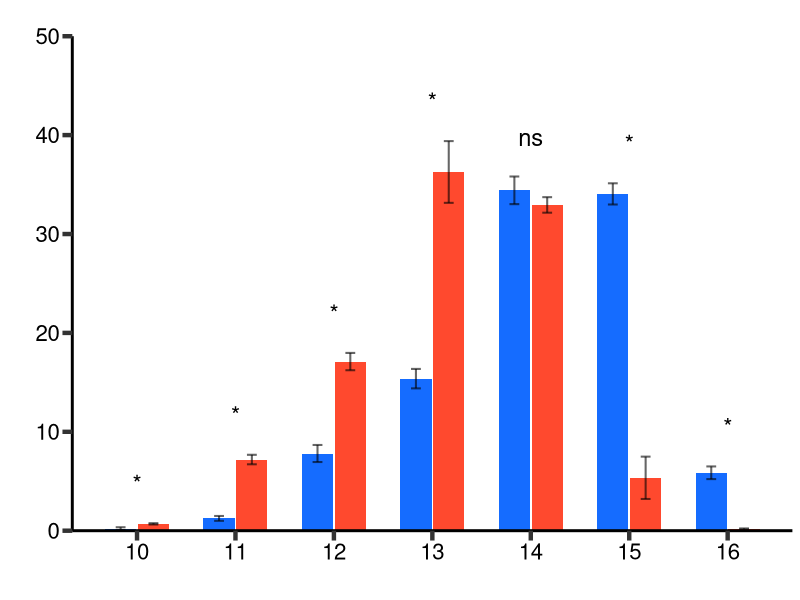

Write the R code that produced this figure. (Note: this script raises an error after producing the figure.)
#!/usr/bin/env Rscript
##############################################################################
##                           SetUP                                          ##
##############################################################################
#Title: IL2-IL15 Treg dependent: Spectratype
#Description: 
#Installing and loading required packages
if(!require(ggplot2))
{install.packages("ggplot2")
}
if(!require(reshape))
{install.packages("reshape")
}
if(!require(RColorBrewer))
{install.packages("RColorBrewer")
}

library(ggplot2)
library(reshape)
library(RColorBrewer)
library(matrixStats)
library(dplyr)
##############################################################################
##                           Initial Setup                                 ##
##############################################################################
#set working directories
setwd(dirname(rstudioapi::getActiveDocumentContext()$path))
#####################################
#Fill these:
IL2_dependent <- read.table("IL2_dependent.txt", header = TRUE)
IL2_independent <- read.table("IL2_independent.txt", header = TRUE)
IL15_dependent <- read.table("IL15_dependent.txt", header = TRUE)
IL15_independent <- read.table("IL15_independent.txt", header = TRUE)
for (i in 1:4){IL2_dependent[,i] <- as.character(IL2_dependent[,i])}
for (i in 1:4){IL2_independent[,i] <- as.character(IL2_independent[,i])}
for (i in 1:4){IL15_dependent[,i] <- as.character(IL15_dependent[,i])}
for (i in 1:4){IL15_independent[,i] <- as.character(IL15_independent[,i])}


###############################################################################
##                       Process Data  IL2                                  ##
###############################################################################
Data_IL2 <- matrix(data=NA, nrow=7, ncol = 14)
Data_IL2[,1] <- c(10,11,12,13,14,15,16)
colnames(Data_IL2) <- c("Len", rep("IL2_dep", 4),"mean_IL2_dep", "SD_IL2_dep",rep("IL2_indep", 4), "mean_IL2_indep", "SD_IL2_indep", "pValue_IL2_dep_indep")

j=2
for (i in 5:8){
tmp_1 <- nchar(as.character(IL2_dependent$cdr3aa))
tmp_2 <- IL2_dependent[,i]
tmp_3 <- as.data.frame(cbind(tmp_1, tmp_2))
colnames(tmp_3) <- c("Len", "counts")
tmp_4 <- aggregate(counts ~ Len, data=tmp_3, sum)
tmp_4$counts <- (tmp_4$counts/sum(tmp_4$counts))*100
indx <- match(tmp_4[,1] , Data_IL2[,1], nomatch = 0) 
tmp_4 <- tmp_4[indx,]
Data_IL2[,j] <- tmp_4$counts
j=j+1
}
j=8
for (i in 5:8){
  tmp_1 <- nchar(as.character(IL2_independent$cdr3aa))
  tmp_2 <- IL2_independent[,i]
  tmp_3 <- as.data.frame(cbind(tmp_1, tmp_2))
  colnames(tmp_3) <- c("Len", "counts")
  tmp_4 <- aggregate(counts ~ Len, data=tmp_3, sum)
  tmp_4$counts <- (tmp_4$counts/sum(tmp_4$counts))*100
  indx <- match(tmp_4[,1] , Data_IL2[,1], nomatch = 0) 
  tmp_4 <- tmp_4[indx,]
  Data_IL2[,j] <- tmp_4$counts
  j=j+1
}

#means
Data_IL2[,6] <- rowMeans(Data_IL2[,2:5])
Data_IL2[,12] <- rowMeans(Data_IL2[,8:11])
#SD
Data_IL2[,7] <- rowSds(as.matrix(Data_IL2[,2:5]))
Data_IL2[,13] <- rowSds(as.matrix(Data_IL2[,8:11]))

#pValue
for (i in 1:7) {
  if (Data_IL2[i,6] > Data_IL2[i,12]){pValue <- wilcox.test(as.vector(Data_IL2[i,2:5]),as.vector(Data_IL2[i,8:11]),  alternative = "g", paired = FALSE)
    }else {pValue <- wilcox.test(as.vector(Data_IL2[i,2:5]),as.vector(Data_IL2[i,8:11]),  alternative = "l", paired = FALSE)}
    Data_IL2[i,14] <- round(pValue$p.value, digits = 4)}



###############################################################################
##                       Process Data  IL15                                  ##
###############################################################################
Data_IL15 <- matrix(data=NA, nrow=7, ncol = 14)
Data_IL15[,1] <- c(10,11,12,13,14,15,16)
colnames(Data_IL15) <- c("Len", rep("IL15_dep", 4),"mean_IL15_dep", "SD_IL15_dep",rep("IL15_indep", 4), "mean_IL15_indep", "SD_IL15_indep", "pValue_IL15_dep_indep")

j=2
for (i in 5:8){
  tmp_1 <- nchar(as.character(IL15_dependent$cdr3aa))
  tmp_2 <- IL15_dependent[,i]
  tmp_3 <- as.data.frame(cbind(tmp_1, tmp_2))
  colnames(tmp_3) <- c("Len", "counts")
  tmp_4 <- aggregate(counts ~ Len, data=tmp_3, sum)
  tmp_4$counts <- (tmp_4$counts/sum(tmp_4$counts))*100
  indx <- match(tmp_4[,1] , Data_IL15[,1], nomatch = 0) 
  tmp_4 <- tmp_4[indx,]
  Data_IL15[,j] <- tmp_4$counts
  j=j+1
}
j=8
for (i in 5:8){
  tmp_1 <- nchar(as.character(IL15_independent$cdr3aa))
  tmp_2 <- IL15_independent[,i]
  tmp_3 <- as.data.frame(cbind(tmp_1, tmp_2))
  colnames(tmp_3) <- c("Len", "counts")
  tmp_4 <- aggregate(counts ~ Len, data=tmp_3, sum)
  tmp_4$counts <- (tmp_4$counts/sum(tmp_4$counts))*100
  indx <- match(tmp_4[,1] , Data_IL15[,1], nomatch = 0) 
  tmp_4 <- tmp_4[indx,]
  Data_IL15[,j] <- tmp_4$counts
  j=j+1
}
#means
Data_IL15[,6] <- rowMeans(Data_IL15[,2:5])
Data_IL15[,12] <- rowMeans(Data_IL15[,8:11])
#SD
Data_IL15[,7] <- rowSds(as.matrix(Data_IL15[,2:5]))
Data_IL15[,13] <- rowSds(as.matrix(Data_IL15[,8:11]))

#pValue
for (i in 1:7) {
  if (Data_IL15[i,6] > Data_IL15[i,12]){pValue <- wilcox.test(as.vector(Data_IL15[i,2:5]),as.vector(Data_IL15[i,8:11]),  alternative = "g", paired = FALSE)
  }else {pValue <- wilcox.test(as.vector(Data_IL15[i,2:5]),as.vector(Data_IL15[i,8:11]),  alternative = "l", paired = FALSE)}
  Data_IL15[i,14] <- round(pValue$p.value, digits = 4)}


##########################################
#Process data to graph by strains
##########################################
#IL2
tmp_1 <- Data_IL2[,c(1,6,7,14)]
tmp_1 <- as.data.frame(tmp_1)
tmp_1$strain <- rep("IL2_dependent", nrow(tmp_1))
colnames(tmp_1) <- c("Len", "mean", "SD", "pValue", "strain")
tmp_2 <- Data_IL2[,c(1,12,13,14)]
tmp_2 <- as.data.frame(tmp_2)
tmp_2$strain <- rep("IL2_independent", nrow(tmp_2))
colnames(tmp_2) <- c("Len", "mean", "SD", "pValue", "strain")
# join the samples
Data_IL2_graph <- rbind(tmp_1, tmp_2)
#change X values
Data_IL2_graph[,1] <- c(seq(from=1, to=21, by=3), seq(from=1, to=21, by=3)+1)

#Select stars 
# *P < 0.05, **P < 0.01, ***P < 0.001, ****P < 0.0001 
stars_signif_IL2 <- matrix(data = NA, ncol = 5, nrow = (nrow(Data_IL2_graph)/2))
colnames(stars_signif_IL2) <- c("x_pos", "y_pos", "pValue", "stars", "y_segment")
stars_signif_IL2[,1] <- Data_IL2_graph[1:(nrow(Data_IL2_graph)/2) ,1]+0.5
tmp <- as.data.frame(cbind( Data_IL2_graph[,2], Data_IL2_graph[,3]))
tmp$sum <- rowSums(tmp)
tmp <- cbind(tmp[1:(nrow(tmp)/2),3],tmp[((nrow(tmp)/2)+1):nrow(tmp),3])
for (i in 1:nrow(tmp)) {stars_signif_IL2[i,2] <- max(tmp[i,1],tmp[i,2])}
tmp <- stars_signif_IL2[,2]
stars_signif_IL2[,2] <- tmp+(round(max(tmp) /10,0)) 
stars_signif_IL2[,5] <- tmp+(round(max(tmp) /15,0)) 
stars_signif_IL2[,3] <- Data_IL2_graph[1:(nrow(Data_IL2_graph)/2) ,4]
if (length (stars_signif_IL2[which(stars_signif_IL2[,3] > 0.05),]) == 5){
  tmp_ns <- as.data.frame(t(stars_signif_IL2[which(stars_signif_IL2[,3] > 0.05),]))
  tmp_ns[1:nrow(tmp_ns),4] <- "ns"}
if (length (stars_signif_IL2[which(stars_signif_IL2[,3] > 0.05),]) > 5){
  tmp_ns <- as.data.frame((stars_signif_IL2[which(stars_signif_IL2[,3] > 0.05),]))
  tmp_ns[1:nrow(tmp_ns),4] <- "ns"}
stars_signif_IL2 <- stars_signif_IL2[which(stars_signif_IL2[,3] <= 0.05),]
rownames(stars_signif_IL2) <- NULL
stars_signif_IL2[which(stars_signif_IL2[,3] >= 0.01),4] <- "*"
stars_signif_IL2[which(stars_signif_IL2[,3] <= 0.01 &  stars_signif_IL2[,3] >= 0.001), 4] <- "**"
stars_signif_IL2[which(stars_signif_IL2[,3] <= 0.001 &  stars_signif_IL2[,3] >= 0.0001), 4] <- "***"
#stars_signif_IL2[ which(stars_signif_IL2[,3] <= 0.0001), 4] <- "****"
if(exists("tmp_ns")) {stars_signif_IL2 <- rbind(stars_signif_IL2, tmp_ns)
for (i in c(1:3,5)) {stars_signif_IL2[,i] <- as.numeric(stars_signif_IL2[,i])}
stars_signif_IL2 <- stars_signif_IL2[order(stars_signif_IL2[,1]),]}
rm(tmp_ns)

#IL15
tmp_1 <- Data_IL15[,c(1,6,7,14)]
tmp_1 <- as.data.frame(tmp_1)
tmp_1$strain <- rep("IL15_dependent", nrow(tmp_1))
colnames(tmp_1) <- c("Len", "mean", "SD", "pValue", "strain")
tmp_2 <- Data_IL15[,c(1,12,13,14)]
tmp_2 <- as.data.frame(tmp_2)
tmp_2$strain <- rep("IL15_independent", nrow(tmp_2))
colnames(tmp_2) <- c("Len", "mean", "SD", "pValue", "strain")
# join the samples
Data_IL15_graph <- rbind(tmp_1, tmp_2)
#change X values
Data_IL15_graph[,1] <- c(seq(from=1, to=21, by=3), seq(from=1, to=21, by=3)+1)
#Select stars 
# *P < 0.05, **P < 0.01, ***P < 0.001, ****P < 0.0001 
stars_signif_IL15 <- matrix(data = NA, ncol = 5, nrow = (nrow(Data_IL15_graph)/2))
colnames(stars_signif_IL15) <- c("x_pos", "y_pos", "pValue", "stars", "y_segment")
stars_signif_IL15[,1] <- Data_IL15_graph[1:(nrow(Data_IL15_graph)/2) ,1]+0.5
tmp <- as.data.frame(cbind( Data_IL15_graph[,2], Data_IL15_graph[,3]))
tmp$sum <- rowSums(tmp)
tmp <- cbind(tmp[1:(nrow(tmp)/2),3],tmp[((nrow(tmp)/2)+1):nrow(tmp),3])
for (i in 1:nrow(tmp)) {stars_signif_IL15[i,2] <- max(tmp[i,1],tmp[i,2])}
tmp <- stars_signif_IL15[,2]
stars_signif_IL15[,2] <- tmp+(round(max(tmp) /10,0)) 
stars_signif_IL15[,5] <- tmp+(round(max(tmp) /15,0)) 
stars_signif_IL15[,3] <- Data_IL15_graph[1:(nrow(Data_IL15_graph)/2) ,4]
if (length (stars_signif_IL15[which(stars_signif_IL15[,3] > 0.05),]) == 5){
  tmp_ns <- as.data.frame(t(stars_signif_IL15[which(stars_signif_IL15[,3] > 0.05),]))
  tmp_ns[1:nrow(tmp_ns),4] <- "ns"}
if (length (stars_signif_IL15[which(stars_signif_IL15[,3] > 0.05),]) > 5){
  tmp_ns <- as.data.frame((stars_signif_IL15[which(stars_signif_IL15[,3] > 0.05),]))
  tmp_ns[1:nrow(tmp_ns),4] <- "ns"}
stars_signif_IL15 <- stars_signif_IL15[which(stars_signif_IL15[,3] <= 0.05),]
rownames(stars_signif_IL15) <- NULL
stars_signif_IL15[which(stars_signif_IL15[,3] >= 0.01),4] <- "*"
stars_signif_IL15[which(stars_signif_IL15[,3] <= 0.01 &  stars_signif_IL15[,3] >= 0.001), 4] <- "**"
stars_signif_IL15[which(stars_signif_IL15[,3] <= 0.001 &  stars_signif_IL15[,3] >= 0.0001), 4] <- "***"
#stars_signif_IL15[ which(stars_signif_IL15[,3] <= 0.0001), 4] <- "****"
if(exists("tmp_ns")) {stars_signif_IL15 <- rbind(stars_signif_IL15, tmp_ns)
for (i in c(1:3,5)) {stars_signif_IL15[,i] <- as.numeric(stars_signif_IL15[,i])}
stars_signif_IL15 <- stars_signif_IL15[order(stars_signif_IL15[,1]),]}


#########################################
#      To graph general mean length 
#########################################
#####   IL2   #####
Data_IL2_means <- matrix(data=NA, nrow=2, ncol=5)
colnames(Data_IL2_means) <- c("coordinate", "mean", "SD", "condition", "pValue")
Data_IL2_means[,1] <- c(1,2)
Data_IL2_means[,4] <- c("IL2_dependent", "IL2_independent")
#
tmp_1 <- Data_IL2[,1:5]
tmp_means_1 <- matrix(data=NA, ncol=1, nrow=4)
for (i in 1:4) {tmp_means_1[i,1] <- sum(tmp_1[,1]*tmp_1[,i+1]) / (sum(tmp_1[,1]))} 
Data_IL2_means[1,2]  <- round(mean(tmp_means_1[,1]), 2)
Data_IL2_means[1,3]  <- round(sd(tmp_means_1[,1]), 2)
#
tmp_2 <- Data_IL2[,c(1,8:11)]
tmp_means_2 <- matrix(data=NA, ncol=1, nrow=4)
for (i in 1:4) {tmp_means_2[i,1] <- sum(tmp_2[,1]*tmp_2[,i+1]) / (sum(tmp_2[,1]))} 
Data_IL2_means[2,2]  <- round(mean(tmp_means_2[,1]), 2)
Data_IL2_means[2,3]  <- round(sd(tmp_means_2[,1]), 2)
#pValue
  if (as.numeric(Data_IL2_means[1,2]) > as.numeric(Data_IL2_means[2,2])){pValue <- wilcox.test(tmp_means_1[,1], tmp_means_2[,1],  alternative = "g", paired = FALSE) }else 
      {pValue <- wilcox.test(tmp_means_1[,1], tmp_means_2[,1],  alternative = "l", paired = FALSE)}
pValue <- round(pValue$p.value, digits = 4)
Data_IL2_means[,5] <- c(pValue, pValue)

Data_IL2_means <- as.data.frame(Data_IL2_means)
for(i in c(1:3, 5)){Data_IL2_means[,i] <- as.numeric(as.character(Data_IL2_means[,i]))}
Data_IL2_means[,4] <- as.character(Data_IL2_means[,4])

#####   IL15   #####
Data_IL15_means <- matrix(data=NA, nrow=2, ncol=5)
colnames(Data_IL15_means) <- c("coordinate", "mean", "SD", "condition", "pValue")
Data_IL15_means[,1] <- c(1,2)
Data_IL15_means[,4] <- c("IL15_dependent", "IL15_independent")
#
tmp_1 <- Data_IL15[,1:5]
tmp_means_1 <- matrix(data=NA, ncol=1, nrow=4)
for (i in 1:4) {tmp_means_1[i,1] <- sum(tmp_1[,1]*tmp_1[,i+1]) / (sum(tmp_1[,1]))} 
Data_IL15_means[1,2]  <- round(mean(tmp_means_1[,1]), 2)
Data_IL15_means[1,3]  <- round(sd(tmp_means_1[,1]), 2)
#
tmp_2 <- Data_IL15[,c(1,8:11)]
tmp_means_2 <- matrix(data=NA, ncol=1, nrow=4)
for (i in 1:4) {tmp_means_2[i,1] <- sum(tmp_2[,1]*tmp_2[,i+1]) / (sum(tmp_2[,1]))} 
Data_IL15_means[2,2]  <- round(mean(tmp_means_2[,1]), 2)
Data_IL15_means[2,3]  <- round(sd(tmp_means_2[,1]), 2)
#pValue
if (as.numeric(Data_IL15_means[1,2]) > as.numeric(Data_IL15_means[2,2])){pValue <- wilcox.test(tmp_means_1[,1], tmp_means_2[,1],  alternative = "g", paired = FALSE) }else 
{pValue <- wilcox.test(tmp_means_1[,1], tmp_means_2[,1],  alternative = "l", paired = FALSE)}
pValue <- round(pValue$p.value, digits = 4)
Data_IL15_means[,5] <- c(pValue, pValue)

Data_IL15_means <- as.data.frame(Data_IL15_means)
for(i in c(1:3, 5)){Data_IL15_means[,i] <- as.numeric(as.character(Data_IL15_means[,i]))}
Data_IL15_means[,4] <- as.character(Data_IL15_means[,4])

# *P < 0.05, **P < 0.01, ***P < 0.001, ****P < 0.0001 
stars_signif_means_IL2 <- Data_IL2_means[which(Data_IL2_means[,5] <= 0.05),]
rownames(stars_signif_means_IL2) <- NULL
stars_9 <- stars_signif_means_IL2[which(stars_signif_means_IL2[,5] >= 0.01),]
rownames(stars_9) <- NULL
stars_10 <- stars_signif_means_IL2[which(stars_signif_means_IL2[,5] <= 0.01),]
stars_10 <- stars_10[which(stars_10[,4] >= 0.001),]
rownames(stars_10) <- NULL
stars_11 <- stars_signif_means_IL2[which(stars_signif_means_IL2[,5] <= 0.001),]
stars_11 <- stars_11[which(stars_11[,4] >= 0.0001),]
rownames(stars_11) <- NULL
stars_12 <- stars_signif_means_IL2[which(stars_signif_means_IL2[,5] <= 0.0001),]

# *P < 0.05, **P < 0.01, ***P < 0.001, ****P < 0.0001 
stars_signif_means_IL15 <- Data_IL15_means[which(Data_IL15_means[,5] <= 0.05),]
rownames(stars_signif_means_IL15) <- NULL
stars_13 <- stars_signif_means_IL15[which(stars_signif_means_IL15[,5] >= 0.01),]
rownames(stars_13) <- NULL
stars_14 <- stars_signif_means_IL15[which(stars_signif_means_IL15[,5] <= 0.01),]
stars_14 <- stars_14[which(stars_14[,4] >= 0.001),]
rownames(stars_14) <- NULL
stars_15 <- stars_signif_means_IL15[which(stars_signif_means_IL15[,5] <= 0.001),]
stars_15 <- stars_15[which(stars_15[,4] >= 0.0001),]
rownames(stars_15) <- NULL
stars_16 <- stars_signif_means_IL15[which(stars_signif_means_IL15[,5] <= 0.0001),]


############################################################################## 
#                               Graphics                                     #
##############################################################################
##Get colors from RGB to hexadecimal:
#rgb2hex <- function(r,g,b) sprintf('#%s',paste(as.hexmode(c(r,g,b)),collapse = ''))
#rgb2hex(0,186,56) 
#c("#00ba38", "#f8766d", "#619cff")
size_chr=16
custom_theme <- function () { theme(legend.text=element_text(size=size_chr), plot.title= element_text(size=size_chr, hjust = 0.5), 
                                    axis.text.x = element_text(size=size_chr, colour = "black"), axis.text.y = element_text(size=size_chr, colour = "black"), 
                                    axis.title.x= element_text(size=size_chr+2, hjust = 0.5) , axis.title.y= element_text(size=size_chr+2),
                                    panel.grid.major = element_blank(), panel.grid.minor = element_blank(),
                                    panel.background = element_blank(), axis.ticks.length=unit(.25, "cm"), axis.ticks = element_line(size = 1.5),
                                    legend.position = "none",
                                    axis.line = element_line(size = 1, colour = "black"))}  

custom_theme_2 <- function () { theme(legend.text=element_text(size=size_chr), plot.title= element_text(size=16, hjust = 0.5), 
                                    axis.text.x = element_text(size=size_chr-4, colour = "black"), axis.text.y = element_text(size=size_chr, colour = "black"), 
                                    axis.title.x= element_text(size=size_chr+2, hjust = 0.5) , axis.title.y= element_text(size=size_chr+2),
                                    panel.grid.major = element_blank(), panel.grid.minor = element_blank(), legend.position="none",
                                    panel.background = element_blank(), axis.ticks.length=unit(.25, "cm"), axis.ticks.x=element_blank(),axis.ticks = element_line(size = 1.5),
                                    axis.line = element_line(size = 1, colour = "black"))}  


ggplot(Data_IL2_graph, aes(x = Len, y = mean, fill = strain))+ 
  geom_bar(width = 0.95, stat = "identity") +
  xlab("") +
  ylab("") +
  labs(fill="", title = "") +
  scale_y_continuous(expand = c(0, 0)) +
  custom_theme() +
  guides(fill = guide_legend(reverse = FALSE))+
  expand_limits(y=c(0, 50))+ 
  scale_fill_manual(values=c("#156cff", "#ff492e"))+
  scale_x_continuous(breaks=seq(from=1.5, to=22.5, by=3), labels = seq(from=10, to=17))+
  geom_errorbar(aes(ymin=mean-SD, ymax=mean+SD), width=0.3, position=position_dodge(.9), size=0.7, alpha=0.6)+
  #stars
  annotate("text", x=as.numeric(stars_signif_IL2[,1]), y=as.numeric(stars_signif_IL2[,2]), label=stars_signif_IL2[,4], color="black", size=6)+
  ggsave("Spectratype_IL2_Dep_vs_indep.pdf", width=10, height=10, units = "cm")


  
ggplot(Data_IL15_graph, aes(x = Len, y = mean, fill = strain))+ 
  geom_bar(width = 0.95, stat = "identity") +
  xlab("") +
  ylab("") +
  labs(fill="", title = "") +
  scale_y_continuous(expand = c(0, 0)) +
  custom_theme() +
  guides(fill = guide_legend(reverse = FALSE))+
  expand_limits(y=c(0, 50))+ 
  scale_fill_manual(values=c("#156cff", "#ff492e"))+
  scale_x_continuous(breaks=seq(from=1.5, to=22.5, by=3), labels = seq(from=10, to=17))+
  geom_errorbar(aes(ymin=mean-SD, ymax=mean+SD), width=0.3, position=position_dodge(.9), size=0.7, alpha=0.6)+
  #stars
  annotate("text", x=as.numeric(stars_signif_IL15[,1]), y=as.numeric(stars_signif_IL15[,2]), label=stars_signif_IL15[,4], color="black", size=6)+
  ggsave("Spectratype_IL15_Dep_vs_indep.pdf", width=10, height=10, units = "cm")




#################
#  Means simple #
#################

Data_IL2_means[,1] <- c(1.2,2.2)
Data_IL15_means[,1] <- c(1.2,2.2)

### Means IL2
ggplot(Data_IL2_means, aes(x = coordinate, y = mean, fill = condition))+ 
  geom_bar(width = 0.5, stat = "identity") +
  xlab("") +
  ggtitle("")+
  ylab("") +
  custom_theme_2() +
  expand_limits(y=c(0, 20), x=c(0.8,2.3))+ 
  scale_fill_manual(values=c("#156cff", "#ff492e"))+
  scale_y_continuous(breaks=seq(from=0, to=20, by=5), expand = c(0, 0))+
  scale_x_continuous(breaks=c(1.2,2.2), label = c("Dependent", "Independent"))+
  geom_errorbar(aes(ymin=mean-SD, ymax=mean+SD), width=0.3, position=position_dodge(1), size=0.8, alpha=0.4)+
  #annotate("segment", x = 1.2, xend = 2.2, y = 18, yend = 18, colour = "grey40")+
  #stars
  annotate(geom="text", x=(stars_9[1,1]+0.7) , y=19, label="*",color="black", size=8)+
  annotate(geom="text", x=(stars_10[1,1]+0.7), y=19, label="**",color="black", size=8)+
  annotate(geom="text", x=(stars_11[1,1]+0.7), y=19, label="***",color="black", size=8)+
  annotate(geom="text", x=(stars_12[1,1]+0.7), y=19, label="****",color="black", size=8)+
  ggsave("Spectratype_mean_IL2_simple_Dep_vs_indep.tiff", width=8, height=11, units = "cm")

### Means IL15
ggplot(Data_IL15_means, aes(x = coordinate, y = mean, fill = condition))+ 
  geom_bar(width = 0.5, stat = "identity") +
  xlab("") +
  ggtitle("")+
  ylab("") +
  custom_theme_2() +
  expand_limits(y=c(0, 20), x=c(0.8,2.3))+ 
  scale_fill_manual(values=c("#156cff", "#ff492e"))+
  scale_y_continuous(breaks=seq(from=0, to=20, by=5), expand = c(0, 0))+
  scale_x_continuous(breaks=c(1.2,2.2), label = c("Dependent", "Independent"))+
  geom_errorbar(aes(ymin=mean-SD, ymax=mean+SD), width=0.2, position=position_dodge(1), size=0.8, alpha=0.4)+
  #annotate("segment", x = 1.2, xend = 2.2, y = 18, yend = 18, colour = "grey40")+
  annotate(geom="text", x=(stars_13[1,1]+0.7) , y=19, label="*",color="black", size=8)+
  annotate(geom="text", x=(stars_14[1,1]+0.7), y=19, label="**",color="black", size=8)+
  annotate(geom="text", x=(stars_15[1,1]+0.7), y=19, label="***",color="black", size=8)+
  annotate(geom="text", x=(stars_16[1,1]+0.7), y=19, label="****",color="black", size=8)+
  ggsave("Spectratype_mean_IL15_simple_Dep_vs_indep.tiff", width=8, height=11, units = "cm")
